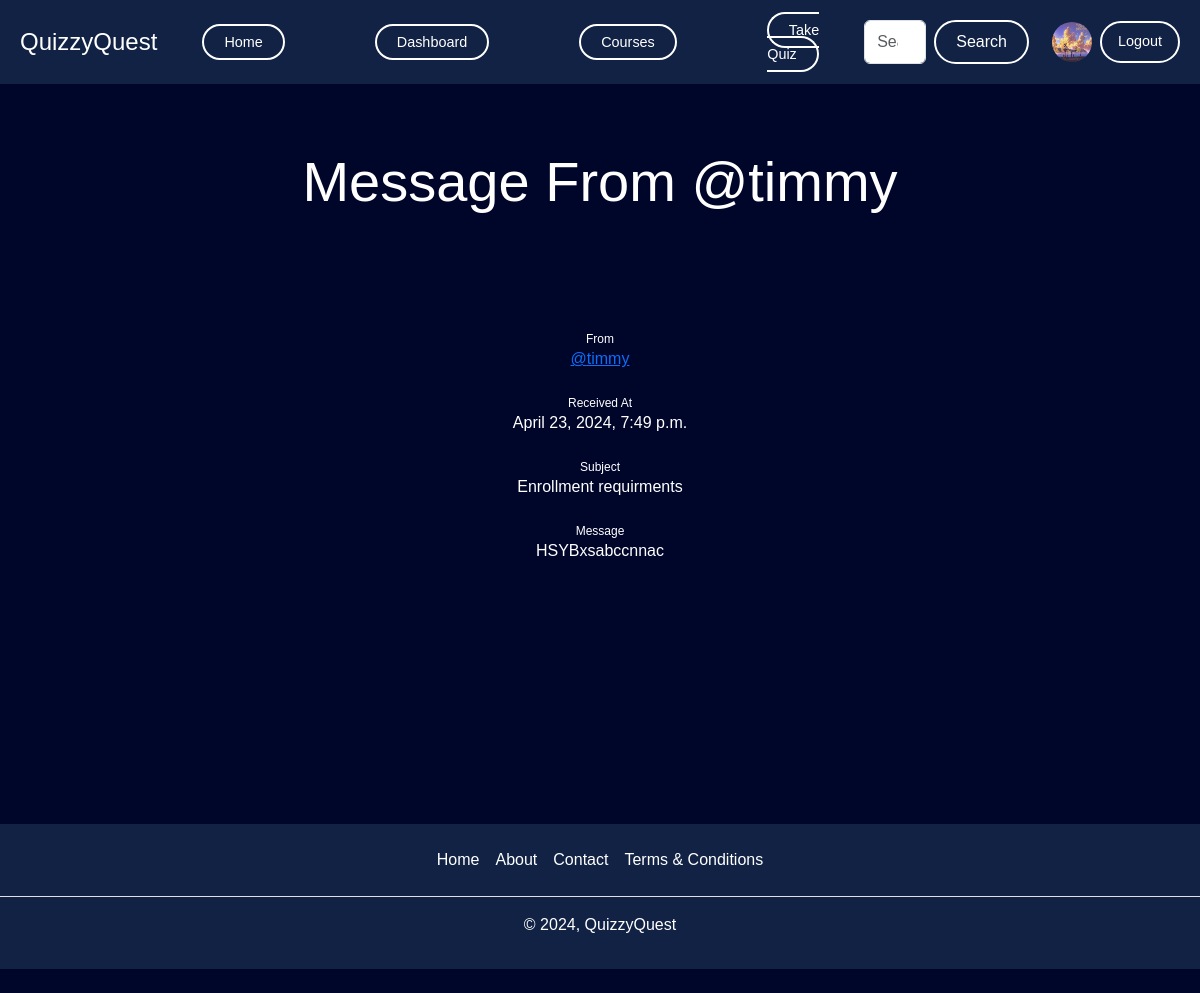
The page /message/1 (signed in) on the database its author committed.
### account/models.py (models this page shows, shortened)
class Profile(models.Model):
    user = models.OneToOneField(User, on_delete=models.CASCADE, null=True, verbose_name='User Object') #verbose_name
    bio = models.TextField(blank=True, null=True)
    profile_img = models.ImageField(upload_to='profile_images', default='user.png', blank=True, null=True, verbose_name='Profile Pic')
    location = models.CharField(max_length=100, blank=True, null=True)
    GENDER = (
        ('Male', 'Male'),
        ('Female', 'Female'),
        ('Other', 'Other'),
    )
    gender = models.CharField(max_length=6, choices=GENDER, blank=True, null=True)

### base/models.py (models this page shows, shortened)
class Message(models.Model):
    user = models.ForeignKey('auth.User', on_delete=models.CASCADE)
    subject = models.CharField(max_length=255)
    message = models.TextField()
    is_read = models.BooleanField(default=False)
    created_at = models.DateTimeField(auto_now_add=True)

### base/views.py (the view)
# urls.py: path('message/<int:id>', views.message_view, name='message'),
@login_required(login_url='login')
def message_view(request, id):
    user_object = User.objects.get(username=request.user)
    user_profile = Profile.objects.get(user=user_object)
    message = Message.objects.filter(id=int(id)).first()
    if not message.is_read:
        message.is_read = True
        message.save()
    context = {"user_profile": user_profile, "message": message}
    return render(request, "message.html", context)

### templates/message.html (shortened to what this page needs)
{% extends 'index.html' %}
{% block content %}
<div style="padding-top: 100px; display: flex; flex-direction: column; min-height: 100vh; font-family: 'Poppins', sans-serif; background-color: #00052a; color: white; text-align: center; overflow-x: hidden; margin: 0;">
<h1 class="display-4 text-center my-5">Message From @{{message.user.username}}</h1>
    <main>
        <div class="container col-md-8 col-sm-12">
            <article>
                <sub>From</sub>
                <p title="click to see profile"><a href="{% url 'profile' message.user.username %}">@{{message.user.username}}</a></p>
                <sub>Received At</sub>
                <p>{{message.created_at}}</p>
                <sub>Subject</sub>
                <p>{{message.subject}}</p>
                <sub>Message</sub>
                <p>{{message.message}}</p>
            </article>
        </div>
    </main>
  </div>
{% endblock content %}

### templates/components/header.html
<div class="navigation" style="display: flex; align-items: center; justify-content: space-between; background-color: #112244; padding: 10px 20px; width: 100%; position: fixed; top: 0; z-index: 1000;">
  <a class="navbar-brand" href="{% url 'home' %}" style="font-size: 1.5em; color: white; text-decoration: none;">QuizzyQuest</a>
  <ul class="nav-links" style="list-style: none; display: flex; align-items: center; margin: 0; padding: 0;">
    <li style="margin: 0 15px;">
      <a href="{% url 'home' %}" style="text-decoration: none; color: white; background-color: transparent; padding: 8px 20px; border: 2px solid white; border-radius: 50px; transition: all 0.3s ease;">Home</a>
    </li>
    {% if request.user.is_superuser %}
    <li style="margin: 0 15px;">
      <a href="{% url 'dashboard' %}" style="text-decoration: none; color: white; background-color: transparent; padding: 8px 20px; border: 2px solid white; border-radius: 50px; transition: all 0.3s ease;">Dashboard</a>
    </li>
    {% endif %}
    <li style="margin: 0 15px;">
      <a href="{% url 'all_quiz' %}" style="text-decoration: none; color: white; background-color: transparent; padding: 8px 20px; border: 2px solid white; border-radius: 50px; transition: all 0.3s ease;">Courses</a>
    </li>
    <li style="margin: 0 15px;">
      <a href="{% url 'all_quiz' %}" style="text-decoration: none; color: white; background-color: transparent; padding: 8px 20px; border: 2px solid white; border-radius: 50px; transition: all 0.3s ease;">Take Quiz</a>
    </li>
  </ul>
  <div style="display: flex; align-items: center;">
    <form class="d-flex" role="search" action="{% url 'search_users' %}" style="margin-right: 15px;">
      <input class="form-control me-2" type="search" name="q" placeholder="Search" aria-label="Search" style="margin-right: 10px;">
      <button type="submit" class="btn btn-primary" style="color: white; background-color: transparent; border: 2px solid white; border-radius: 50px; padding: 8px 20px;">Search</button>
    </form>
    {% if request.user.is_authenticated %}
      <a href="{% url 'profile' request.user.username %}" data-bs-toggle="tooltip" data-bs-placement="bottom" data-bs-title="@{{request.user.username}}" class="mx-2">
          <img src="{{user_profile.profile_img.url}}" class="rounded-circle" width="40" height="40" alt="profile_img">
      </a>
      <a href="{% url 'logout' %}" class="cta-button sign-in" style="text-decoration: none; color: white; background-color: transparent; padding: 8px 16px; border: 2px solid white; border-radius: 50px; transition: all 0.3s ease;">Logout</a>
    {% else %}
      <a href="{% url 'login' %}" class="cta-button sign-in" style="text-decoration: none; color: white; background-color: transparent; padding: 8px 16px; border: 2px solid white; border-radius: 50px; transition: all 0.3s ease;">Sign in</a>
    {% endif %}
  </div>
</div>

### templates/style.css (style rules this page uses)
* { font-family: Arial, Helvetica, 'Trebuchet MS', 'Lucida Sans Unicode', 'Lucida Grande', 'Lucida Sans', Arial, sans-serif !important; }

### templates/index.html (style rules this page uses)
html, body { height: 100%; margin: 0; padding: 0; overflow-x: hidden; }
body { display: flex; flex-direction: column; min-height: 100vh; font-family: 'Poppins', sans-serif; background-color: #00052a; color: white; text-align: center; }
.navigation { position: fixed; top: 0; width: 100%; display: flex; justify-content: space-between; align-items: center; background-color: #112244; padding: 10px 20px; z-index: 1000; }
.nav-links { list-style: none; display: flex; align-items: center; padding: 0; margin: 0; }
.nav-links li { padding: 8px 30px; margin: 0 15px; }
.nav-links a, .cta-button { text-decoration: none; color: white; font-weight: 500; font-size: 0.9em; background-color: transparent; padding: 8px 20px; border: 2px solid white; border-radius: 50px; transition: all 0.3s ease; }
.container { display: flex; flex-direction: column; justify-content: center; align-items: center; padding: 60px 20px 20px; flex: 1; }

### rows shown on the page
Profile: profile_img (picture)
Message: user.username "timmy", created_at "April 23, 2024, 7:49 p.m.", subject "Enrollment requirments", message "HSYBxsabccnnac"
